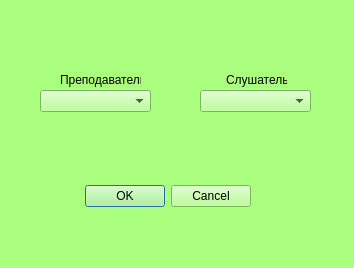
<?xml version="1.0" encoding="UTF-8"?>
<ui version="4.0">
 <class>consred</class>
 <widget class="QDialog" name="consred">
  <property name="geometry">
   <rect>
    <x>0</x>
    <y>0</y>
    <width>354</width>
    <height>268</height>
   </rect>
  </property>
  <property name="palette">
   <palette>
    <active>
     <colorrole role="WindowText">
      <brush brushstyle="SolidPattern">
       <color alpha="255">
        <red>0</red>
        <green>0</green>
        <blue>0</blue>
       </color>
      </brush>
     </colorrole>
     <colorrole role="Button">
      <brush brushstyle="SolidPattern">
       <color alpha="255">
        <red>170</red>
        <green>255</green>
        <blue>127</blue>
       </color>
      </brush>
     </colorrole>
     <colorrole role="Light">
      <brush brushstyle="SolidPattern">
       <color alpha="255">
        <red>255</red>
        <green>255</green>
        <blue>255</blue>
       </color>
      </brush>
     </colorrole>
     <colorrole role="Midlight">
      <brush brushstyle="SolidPattern">
       <color alpha="255">
        <red>212</red>
        <green>255</green>
        <blue>191</blue>
       </color>
      </brush>
     </colorrole>
     <colorrole role="Dark">
      <brush brushstyle="SolidPattern">
       <color alpha="255">
        <red>85</red>
        <green>127</green>
        <blue>63</blue>
       </color>
      </brush>
     </colorrole>
     <colorrole role="Mid">
      <brush brushstyle="SolidPattern">
       <color alpha="255">
        <red>113</red>
        <green>170</green>
        <blue>84</blue>
       </color>
      </brush>
     </colorrole>
     <colorrole role="Text">
      <brush brushstyle="SolidPattern">
       <color alpha="255">
        <red>0</red>
        <green>0</green>
        <blue>0</blue>
       </color>
      </brush>
     </colorrole>
     <colorrole role="BrightText">
      <brush brushstyle="SolidPattern">
       <color alpha="255">
        <red>255</red>
        <green>255</green>
        <blue>255</blue>
       </color>
      </brush>
     </colorrole>
     <colorrole role="ButtonText">
      <brush brushstyle="SolidPattern">
       <color alpha="255">
        <red>0</red>
        <green>0</green>
        <blue>0</blue>
       </color>
      </brush>
     </colorrole>
     <colorrole role="Base">
      <brush brushstyle="SolidPattern">
       <color alpha="255">
        <red>255</red>
        <green>255</green>
        <blue>255</blue>
       </color>
      </brush>
     </colorrole>
     <colorrole role="Window">
      <brush brushstyle="SolidPattern">
       <color alpha="255">
        <red>170</red>
        <green>255</green>
        <blue>127</blue>
       </color>
      </brush>
     </colorrole>
     <colorrole role="Shadow">
      <brush brushstyle="SolidPattern">
       <color alpha="255">
        <red>0</red>
        <green>0</green>
        <blue>0</blue>
       </color>
      </brush>
     </colorrole>
     <colorrole role="AlternateBase">
      <brush brushstyle="SolidPattern">
       <color alpha="255">
        <red>212</red>
        <green>255</green>
        <blue>191</blue>
       </color>
      </brush>
     </colorrole>
     <colorrole role="ToolTipBase">
      <brush brushstyle="SolidPattern">
       <color alpha="255">
        <red>255</red>
        <green>255</green>
        <blue>220</blue>
       </color>
      </brush>
     </colorrole>
     <colorrole role="ToolTipText">
      <brush brushstyle="SolidPattern">
       <color alpha="255">
        <red>0</red>
        <green>0</green>
        <blue>0</blue>
       </color>
      </brush>
     </colorrole>
    </active>
    <inactive>
     <colorrole role="WindowText">
      <brush brushstyle="SolidPattern">
       <color alpha="255">
        <red>0</red>
        <green>0</green>
        <blue>0</blue>
       </color>
      </brush>
     </colorrole>
     <colorrole role="Button">
      <brush brushstyle="SolidPattern">
       <color alpha="255">
        <red>170</red>
        <green>255</green>
        <blue>127</blue>
       </color>
      </brush>
     </colorrole>
     <colorrole role="Light">
      <brush brushstyle="SolidPattern">
       <color alpha="255">
        <red>255</red>
        <green>255</green>
        <blue>255</blue>
       </color>
      </brush>
     </colorrole>
     <colorrole role="Midlight">
      <brush brushstyle="SolidPattern">
       <color alpha="255">
        <red>212</red>
        <green>255</green>
        <blue>191</blue>
       </color>
      </brush>
     </colorrole>
     <colorrole role="Dark">
      <brush brushstyle="SolidPattern">
       <color alpha="255">
        <red>85</red>
        <green>127</green>
        <blue>63</blue>
       </color>
      </brush>
     </colorrole>
     <colorrole role="Mid">
      <brush brushstyle="SolidPattern">
       <color alpha="255">
        <red>113</red>
        <green>170</green>
        <blue>84</blue>
       </color>
      </brush>
     </colorrole>
     <colorrole role="Text">
      <brush brushstyle="SolidPattern">
       <color alpha="255">
        <red>0</red>
        <green>0</green>
        <blue>0</blue>
       </color>
      </brush>
     </colorrole>
     <colorrole role="BrightText">
      <brush brushstyle="SolidPattern">
       <color alpha="255">
        <red>255</red>
        <green>255</green>
        <blue>255</blue>
       </color>
      </brush>
     </colorrole>
     <colorrole role="ButtonText">
      <brush brushstyle="SolidPattern">
       <color alpha="255">
        <red>0</red>
        <green>0</green>
        <blue>0</blue>
       </color>
      </brush>
     </colorrole>
     <colorrole role="Base">
      <brush brushstyle="SolidPattern">
       <color alpha="255">
        <red>255</red>
        <green>255</green>
        <blue>255</blue>
       </color>
      </brush>
     </colorrole>
     <colorrole role="Window">
      <brush brushstyle="SolidPattern">
       <color alpha="255">
        <red>170</red>
        <green>255</green>
        <blue>127</blue>
       </color>
      </brush>
     </colorrole>
     <colorrole role="Shadow">
      <brush brushstyle="SolidPattern">
       <color alpha="255">
        <red>0</red>
        <green>0</green>
        <blue>0</blue>
       </color>
      </brush>
     </colorrole>
     <colorrole role="AlternateBase">
      <brush brushstyle="SolidPattern">
       <color alpha="255">
        <red>212</red>
        <green>255</green>
        <blue>191</blue>
       </color>
      </brush>
     </colorrole>
     <colorrole role="ToolTipBase">
      <brush brushstyle="SolidPattern">
       <color alpha="255">
        <red>255</red>
        <green>255</green>
        <blue>220</blue>
       </color>
      </brush>
     </colorrole>
     <colorrole role="ToolTipText">
      <brush brushstyle="SolidPattern">
       <color alpha="255">
        <red>0</red>
        <green>0</green>
        <blue>0</blue>
       </color>
      </brush>
     </colorrole>
    </inactive>
    <disabled>
     <colorrole role="WindowText">
      <brush brushstyle="SolidPattern">
       <color alpha="255">
        <red>85</red>
        <green>127</green>
        <blue>63</blue>
       </color>
      </brush>
     </colorrole>
     <colorrole role="Button">
      <brush brushstyle="SolidPattern">
       <color alpha="255">
        <red>170</red>
        <green>255</green>
        <blue>127</blue>
       </color>
      </brush>
     </colorrole>
     <colorrole role="Light">
      <brush brushstyle="SolidPattern">
       <color alpha="255">
        <red>255</red>
        <green>255</green>
        <blue>255</blue>
       </color>
      </brush>
     </colorrole>
     <colorrole role="Midlight">
      <brush brushstyle="SolidPattern">
       <color alpha="255">
        <red>212</red>
        <green>255</green>
        <blue>191</blue>
       </color>
      </brush>
     </colorrole>
     <colorrole role="Dark">
      <brush brushstyle="SolidPattern">
       <color alpha="255">
        <red>85</red>
        <green>127</green>
        <blue>63</blue>
       </color>
      </brush>
     </colorrole>
     <colorrole role="Mid">
      <brush brushstyle="SolidPattern">
       <color alpha="255">
        <red>113</red>
        <green>170</green>
        <blue>84</blue>
       </color>
      </brush>
     </colorrole>
     <colorrole role="Text">
      <brush brushstyle="SolidPattern">
       <color alpha="255">
        <red>85</red>
        <green>127</green>
        <blue>63</blue>
       </color>
      </brush>
     </colorrole>
     <colorrole role="BrightText">
      <brush brushstyle="SolidPattern">
       <color alpha="255">
        <red>255</red>
        <green>255</green>
        <blue>255</blue>
       </color>
      </brush>
     </colorrole>
     <colorrole role="ButtonText">
      <brush brushstyle="SolidPattern">
       <color alpha="255">
        <red>85</red>
        <green>127</green>
        <blue>63</blue>
       </color>
      </brush>
     </colorrole>
     <colorrole role="Base">
      <brush brushstyle="SolidPattern">
       <color alpha="255">
        <red>170</red>
        <green>255</green>
        <blue>127</blue>
       </color>
      </brush>
     </colorrole>
     <colorrole role="Window">
      <brush brushstyle="SolidPattern">
       <color alpha="255">
        <red>170</red>
        <green>255</green>
        <blue>127</blue>
       </color>
      </brush>
     </colorrole>
     <colorrole role="Shadow">
      <brush brushstyle="SolidPattern">
       <color alpha="255">
        <red>0</red>
        <green>0</green>
        <blue>0</blue>
       </color>
      </brush>
     </colorrole>
     <colorrole role="AlternateBase">
      <brush brushstyle="SolidPattern">
       <color alpha="255">
        <red>170</red>
        <green>255</green>
        <blue>127</blue>
       </color>
      </brush>
     </colorrole>
     <colorrole role="ToolTipBase">
      <brush brushstyle="SolidPattern">
       <color alpha="255">
        <red>255</red>
        <green>255</green>
        <blue>220</blue>
       </color>
      </brush>
     </colorrole>
     <colorrole role="ToolTipText">
      <brush brushstyle="SolidPattern">
       <color alpha="255">
        <red>0</red>
        <green>0</green>
        <blue>0</blue>
       </color>
      </brush>
     </colorrole>
    </disabled>
   </palette>
  </property>
  <property name="windowTitle">
   <string>Консультация</string>
  </property>
  <widget class="QDialogButtonBox" name="buttonBox">
   <property name="geometry">
    <rect>
     <x>-90</x>
     <y>180</y>
     <width>341</width>
     <height>32</height>
    </rect>
   </property>
   <property name="orientation">
    <enum>Qt::Horizontal</enum>
   </property>
   <property name="standardButtons">
    <set>QDialogButtonBox::Cancel|QDialogButtonBox::Ok</set>
   </property>
  </widget>
  <widget class="QComboBox" name="comboBox">
   <property name="geometry">
    <rect>
     <x>40</x>
     <y>90</y>
     <width>111</width>
     <height>22</height>
    </rect>
   </property>
  </widget>
  <widget class="QComboBox" name="comboBox_2">
   <property name="geometry">
    <rect>
     <x>200</x>
     <y>90</y>
     <width>111</width>
     <height>22</height>
    </rect>
   </property>
  </widget>
  <widget class="QLabel" name="label">
   <property name="geometry">
    <rect>
     <x>60</x>
     <y>70</y>
     <width>81</width>
     <height>20</height>
    </rect>
   </property>
   <property name="text">
    <string>Преподаватель</string>
   </property>
  </widget>
  <widget class="QLabel" name="label_2">
   <property name="geometry">
    <rect>
     <x>226</x>
     <y>70</y>
     <width>61</width>
     <height>20</height>
    </rect>
   </property>
   <property name="text">
    <string>Слушатель</string>
   </property>
  </widget>
 </widget>
 <resources/>
 <connections>
  <connection>
   <sender>buttonBox</sender>
   <signal>accepted()</signal>
   <receiver>consred</receiver>
   <slot>accept()</slot>
   <hints>
    <hint type="sourcelabel">
     <x>248</x>
     <y>254</y>
    </hint>
    <hint type="destinationlabel">
     <x>157</x>
     <y>274</y>
    </hint>
   </hints>
  </connection>
  <connection>
   <sender>buttonBox</sender>
   <signal>rejected()</signal>
   <receiver>consred</receiver>
   <slot>reject()</slot>
   <hints>
    <hint type="sourcelabel">
     <x>316</x>
     <y>260</y>
    </hint>
    <hint type="destinationlabel">
     <x>286</x>
     <y>274</y>
    </hint>
   </hints>
  </connection>
 </connections>
</ui>
